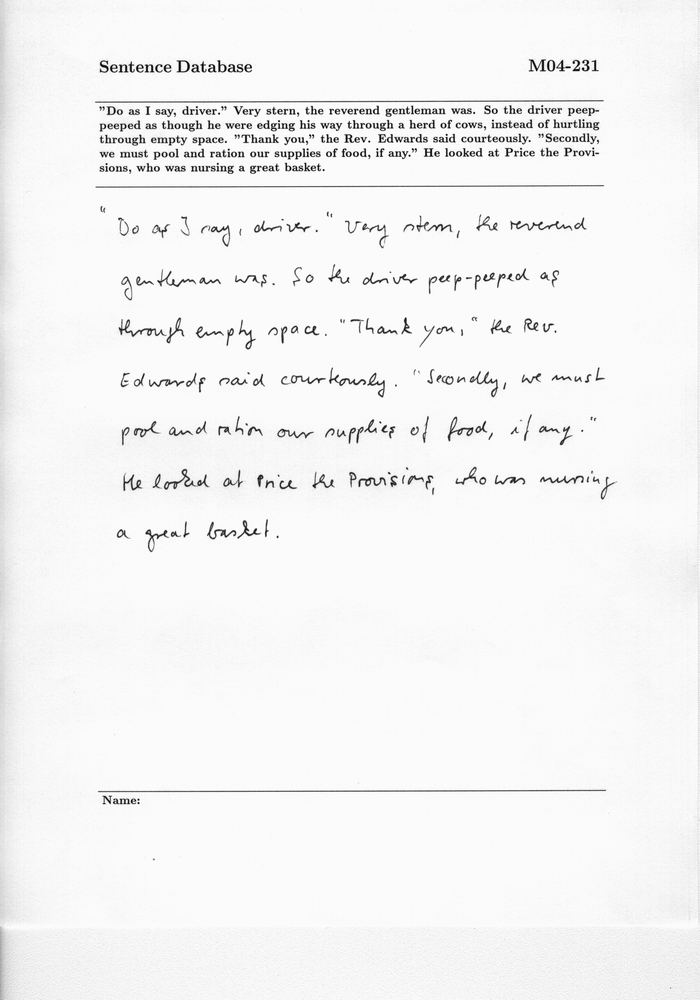
#> input picture test/1/test.png, 700 x 1000 px, shrunk from 2479 x 3542 before the run, found by its file name
$ python fix_name.py
#> lines starting #> are read from the running program, lines starting #| are printed output that depends on the picture; after the words box and inside, x2 and y2 are one past the last pixel; in counts of white or black regions, pixels touching at a corner belong together
# [19 lines of commented-out code are left out]
import cv2

#read image
img_grey = cv2.imread('test.png', cv2.IMREAD_GRAYSCALE)
#> img_grey is the input picture: shape (1000, 700); min 0, max 255, mean 244.1

# define a threshold, 128 is the middle of black and white in grey scale
thresh = 128

# threshold the image
img_binary = cv2.threshold(img_grey, thresh, 255, cv2.THRESH_BINARY)[1]
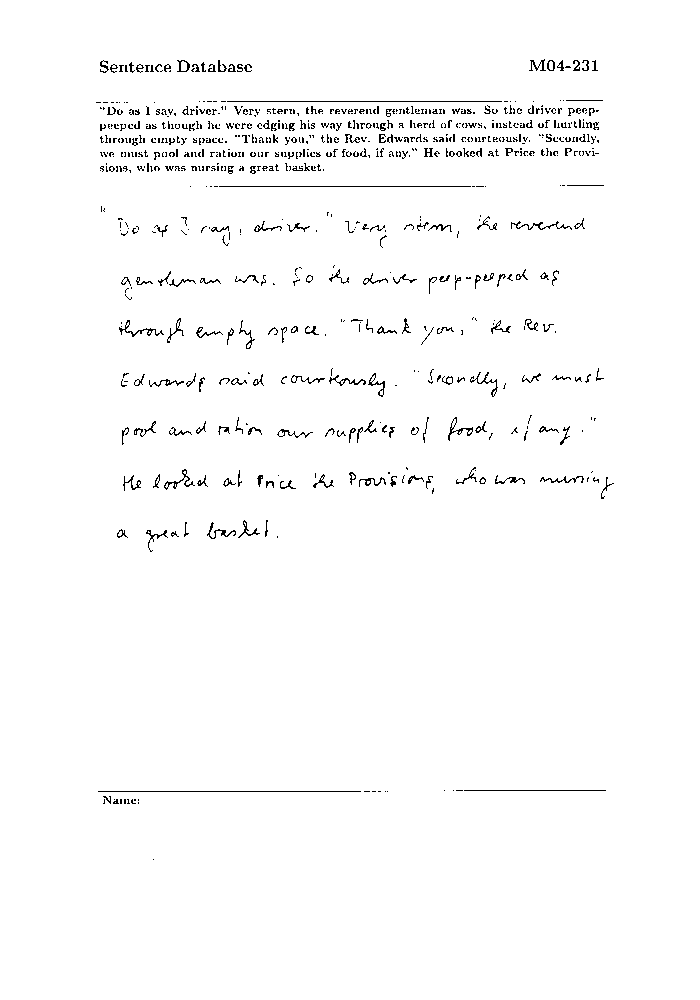
#> img_binary: shape (1000, 700); 98.1% white; black in thin lines or dots, all inside (x1, y1, x2, y2) = (96, 59, 614, 860)
print(img_binary.max())
#| 255
